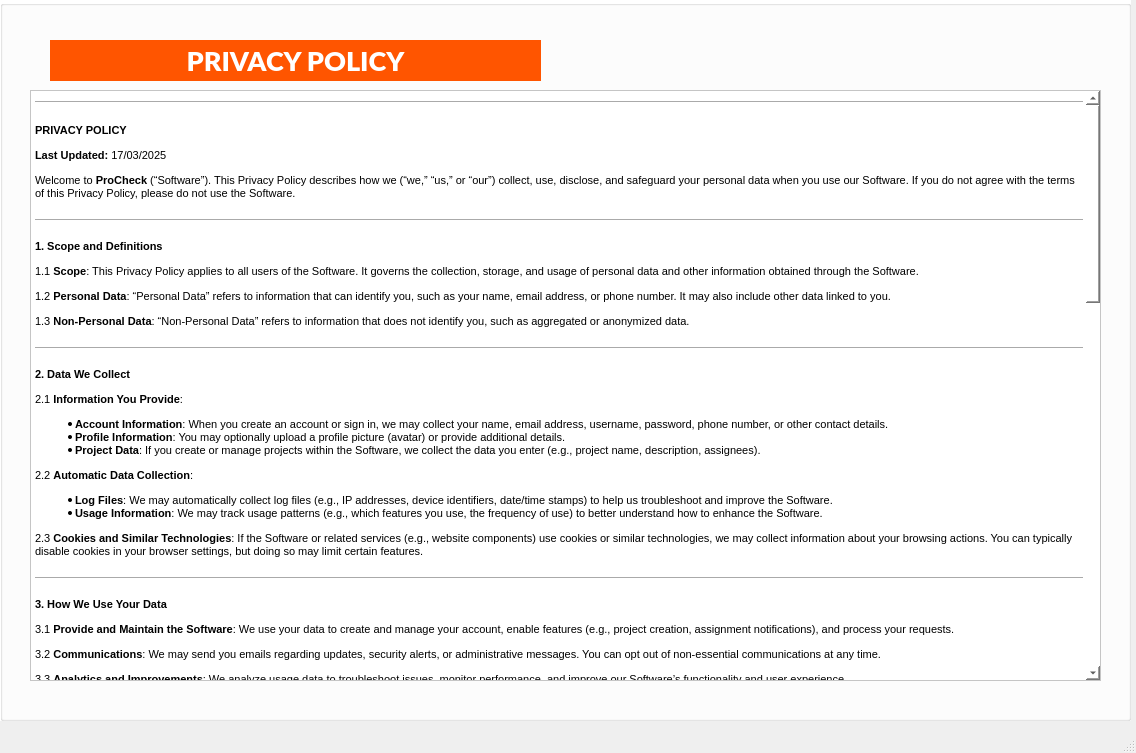
<?xml version="1.0" encoding="UTF-8"?>
<ui version="4.0">
 <class>MainWindow</class>
 <widget class="QMainWindow" name="MainWindow">
  <property name="geometry">
   <rect>
    <x>0</x>
    <y>0</y>
    <width>1136</width>
    <height>753</height>
   </rect>
  </property>
  <property name="windowTitle">
   <string>MainWindow</string>
  </property>
  <widget class="QWidget" name="centralwidget">
   <widget class="QGroupBox" name="groupBox">
    <property name="geometry">
     <rect>
      <x>0</x>
      <y>0</y>
      <width>1131</width>
      <height>721</height>
     </rect>
    </property>
    <property name="font">
     <font>
      <family>Rockwell</family>
      <pointsize>14</pointsize>
      <weight>75</weight>
      <bold>true</bold>
     </font>
    </property>
    <property name="styleSheet">
     <string notr="true">background-color: rgb(255, 255, 255);</string>
    </property>
    <property name="title">
     <string/>
    </property>
    <property name="alignment">
     <set>Qt::AlignCenter</set>
    </property>
    <widget class="QLabel" name="label">
     <property name="geometry">
      <rect>
       <x>50</x>
       <y>40</y>
       <width>491</width>
       <height>41</height>
      </rect>
     </property>
     <property name="font">
      <font>
       <family>Lato Black</family>
       <pointsize>20</pointsize>
       <weight>75</weight>
       <bold>true</bold>
      </font>
     </property>
     <property name="styleSheet">
      <string notr="true">background-color: rgb(0, 170, 255);
background-color: rgb(255, 85, 0);
color: rgb(255, 255, 255);</string>
     </property>
     <property name="text">
      <string>PRIVACY POLICY</string>
     </property>
     <property name="alignment">
      <set>Qt::AlignCenter</set>
     </property>
    </widget>
    <widget class="QTextBrowser" name="textBrowser">
     <property name="geometry">
      <rect>
       <x>30</x>
       <y>90</y>
       <width>1071</width>
       <height>591</height>
      </rect>
     </property>
     <property name="styleSheet">
      <string notr="true">color: rgb(0, 0, 0);</string>
     </property>
     <property name="html">
      <string>&lt;!DOCTYPE HTML PUBLIC &quot;-//W3C//DTD HTML 4.0//EN&quot; &quot;http://www.w3.org/TR/REC-html40/strict.dtd&quot;&gt;
&lt;html&gt;&lt;head&gt;&lt;meta name=&quot;qrichtext&quot; content=&quot;1&quot; /&gt;&lt;style type=&quot;text/css&quot;&gt;
p, li { white-space: pre-wrap; }
&lt;/style&gt;&lt;/head&gt;&lt;body style=&quot; font-family:'MS Shell Dlg 2'; font-size:7.8pt; font-weight:400; font-style:normal;&quot;&gt;
&lt;hr /&gt;
&lt;p style=&quot; margin-top:16px; margin-bottom:12px; margin-left:0px; margin-right:0px; -qt-block-indent:0; text-indent:0px;&quot;&gt;&lt;span style=&quot; font-size:8pt; font-weight:600;&quot;&gt;PRIVACY POLICY&lt;/span&gt;&lt;/p&gt;
&lt;p style=&quot; margin-top:12px; margin-bottom:12px; margin-left:0px; margin-right:0px; -qt-block-indent:0; text-indent:0px;&quot;&gt;&lt;span style=&quot; font-size:8pt; font-weight:600;&quot;&gt;Last Updated:&lt;/span&gt;&lt;span style=&quot; font-size:8pt;&quot;&gt; 17/03/2025&lt;/span&gt;&lt;/p&gt;
&lt;p style=&quot; margin-top:12px; margin-bottom:12px; margin-left:0px; margin-right:0px; -qt-block-indent:0; text-indent:0px;&quot;&gt;&lt;span style=&quot; font-size:8pt;&quot;&gt;Welcome to &lt;/span&gt;&lt;span style=&quot; font-size:8pt; font-weight:600;&quot;&gt;ProCheck&lt;/span&gt;&lt;span style=&quot; font-size:8pt;&quot;&gt; (“Software”). This Privacy Policy describes how we (“we,” “us,” or “our”) collect, use, disclose, and safeguard your personal data when you use our Software. If you do not agree with the terms of this Privacy Policy, please do not use the Software.&lt;/span&gt;&lt;/p&gt;
&lt;hr /&gt;
&lt;p style=&quot; margin-top:14px; margin-bottom:12px; margin-left:0px; margin-right:0px; -qt-block-indent:0; text-indent:0px;&quot;&gt;&lt;span style=&quot; font-size:8pt; font-weight:600;&quot;&gt;1. Scope and Definitions&lt;/span&gt;&lt;/p&gt;
&lt;p style=&quot; margin-top:12px; margin-bottom:12px; margin-left:0px; margin-right:0px; -qt-block-indent:0; text-indent:0px;&quot;&gt;&lt;span style=&quot; font-size:8pt;&quot;&gt;1.1 &lt;/span&gt;&lt;span style=&quot; font-size:8pt; font-weight:600;&quot;&gt;Scope&lt;/span&gt;&lt;span style=&quot; font-size:8pt;&quot;&gt;: This Privacy Policy applies to all users of the Software. It governs the collection, storage, and usage of personal data and other information obtained through the Software.&lt;/span&gt;&lt;/p&gt;
&lt;p style=&quot; margin-top:12px; margin-bottom:12px; margin-left:0px; margin-right:0px; -qt-block-indent:0; text-indent:0px;&quot;&gt;&lt;span style=&quot; font-size:8pt;&quot;&gt;1.2 &lt;/span&gt;&lt;span style=&quot; font-size:8pt; font-weight:600;&quot;&gt;Personal Data&lt;/span&gt;&lt;span style=&quot; font-size:8pt;&quot;&gt;: “Personal Data” refers to information that can identify you, such as your name, email address, or phone number. It may also include other data linked to you.&lt;/span&gt;&lt;/p&gt;
&lt;p style=&quot; margin-top:12px; margin-bottom:12px; margin-left:0px; margin-right:0px; -qt-block-indent:0; text-indent:0px;&quot;&gt;&lt;span style=&quot; font-size:8pt;&quot;&gt;1.3 &lt;/span&gt;&lt;span style=&quot; font-size:8pt; font-weight:600;&quot;&gt;Non-Personal Data&lt;/span&gt;&lt;span style=&quot; font-size:8pt;&quot;&gt;: “Non-Personal Data” refers to information that does not identify you, such as aggregated or anonymized data.&lt;/span&gt;&lt;/p&gt;
&lt;hr /&gt;
&lt;p style=&quot; margin-top:14px; margin-bottom:12px; margin-left:0px; margin-right:0px; -qt-block-indent:0; text-indent:0px;&quot;&gt;&lt;span style=&quot; font-size:8pt; font-weight:600;&quot;&gt;2. Data We Collect&lt;/span&gt;&lt;/p&gt;
&lt;p style=&quot; margin-top:12px; margin-bottom:12px; margin-left:0px; margin-right:0px; -qt-block-indent:0; text-indent:0px;&quot;&gt;&lt;span style=&quot; font-size:8pt;&quot;&gt;2.1 &lt;/span&gt;&lt;span style=&quot; font-size:8pt; font-weight:600;&quot;&gt;Information You Provide&lt;/span&gt;&lt;span style=&quot; font-size:8pt;&quot;&gt;:&lt;/span&gt;&lt;/p&gt;
&lt;ul style=&quot;margin-top: 0px; margin-bottom: 0px; margin-left: 0px; margin-right: 0px; -qt-list-indent: 1;&quot;&gt;&lt;li style=&quot; font-size:8pt;&quot; style=&quot; margin-top:12px; margin-bottom:0px; margin-left:0px; margin-right:0px; -qt-block-indent:0; text-indent:0px;&quot;&gt;&lt;span style=&quot; font-weight:600;&quot;&gt;Account Information&lt;/span&gt;: When you create an account or sign in, we may collect your name, email address, username, password, phone number, or other contact details.&lt;/li&gt;
&lt;li style=&quot; font-size:8pt;&quot; style=&quot; margin-top:0px; margin-bottom:0px; margin-left:0px; margin-right:0px; -qt-block-indent:0; text-indent:0px;&quot;&gt;&lt;span style=&quot; font-weight:600;&quot;&gt;Profile Information&lt;/span&gt;: You may optionally upload a profile picture (avatar) or provide additional details.&lt;/li&gt;
&lt;li style=&quot; font-size:8pt;&quot; style=&quot; margin-top:0px; margin-bottom:12px; margin-left:0px; margin-right:0px; -qt-block-indent:0; text-indent:0px;&quot;&gt;&lt;span style=&quot; font-weight:600;&quot;&gt;Project Data&lt;/span&gt;: If you create or manage projects within the Software, we collect the data you enter (e.g., project name, description, assignees).&lt;/li&gt;&lt;/ul&gt;
&lt;p style=&quot; margin-top:12px; margin-bottom:12px; margin-left:0px; margin-right:0px; -qt-block-indent:0; text-indent:0px;&quot;&gt;&lt;span style=&quot; font-size:8pt;&quot;&gt;2.2 &lt;/span&gt;&lt;span style=&quot; font-size:8pt; font-weight:600;&quot;&gt;Automatic Data Collection&lt;/span&gt;&lt;span style=&quot; font-size:8pt;&quot;&gt;:&lt;/span&gt;&lt;/p&gt;
&lt;ul style=&quot;margin-top: 0px; margin-bottom: 0px; margin-left: 0px; margin-right: 0px; -qt-list-indent: 1;&quot;&gt;&lt;li style=&quot; font-size:8pt;&quot; style=&quot; margin-top:12px; margin-bottom:0px; margin-left:0px; margin-right:0px; -qt-block-indent:0; text-indent:0px;&quot;&gt;&lt;span style=&quot; font-weight:600;&quot;&gt;Log Files&lt;/span&gt;: We may automatically collect log files (e.g., IP addresses, device identifiers, date/time stamps) to help us troubleshoot and improve the Software.&lt;/li&gt;
&lt;li style=&quot; font-size:8pt;&quot; style=&quot; margin-top:0px; margin-bottom:12px; margin-left:0px; margin-right:0px; -qt-block-indent:0; text-indent:0px;&quot;&gt;&lt;span style=&quot; font-weight:600;&quot;&gt;Usage Information&lt;/span&gt;: We may track usage patterns (e.g., which features you use, the frequency of use) to better understand how to enhance the Software.&lt;/li&gt;&lt;/ul&gt;
&lt;p style=&quot; margin-top:12px; margin-bottom:12px; margin-left:0px; margin-right:0px; -qt-block-indent:0; text-indent:0px;&quot;&gt;&lt;span style=&quot; font-size:8pt;&quot;&gt;2.3 &lt;/span&gt;&lt;span style=&quot; font-size:8pt; font-weight:600;&quot;&gt;Cookies and Similar Technologies&lt;/span&gt;&lt;span style=&quot; font-size:8pt;&quot;&gt;: If the Software or related services (e.g., website components) use cookies or similar technologies, we may collect information about your browsing actions. You can typically disable cookies in your browser settings, but doing so may limit certain features.&lt;/span&gt;&lt;/p&gt;
&lt;hr /&gt;
&lt;p style=&quot; margin-top:14px; margin-bottom:12px; margin-left:0px; margin-right:0px; -qt-block-indent:0; text-indent:0px;&quot;&gt;&lt;span style=&quot; font-size:8pt; font-weight:600;&quot;&gt;3. How We Use Your Data&lt;/span&gt;&lt;/p&gt;
&lt;p style=&quot; margin-top:12px; margin-bottom:12px; margin-left:0px; margin-right:0px; -qt-block-indent:0; text-indent:0px;&quot;&gt;&lt;span style=&quot; font-size:8pt;&quot;&gt;3.1 &lt;/span&gt;&lt;span style=&quot; font-size:8pt; font-weight:600;&quot;&gt;Provide and Maintain the Software&lt;/span&gt;&lt;span style=&quot; font-size:8pt;&quot;&gt;: We use your data to create and manage your account, enable features (e.g., project creation, assignment notifications), and process your requests.&lt;/span&gt;&lt;/p&gt;
&lt;p style=&quot; margin-top:12px; margin-bottom:12px; margin-left:0px; margin-right:0px; -qt-block-indent:0; text-indent:0px;&quot;&gt;&lt;span style=&quot; font-size:8pt;&quot;&gt;3.2 &lt;/span&gt;&lt;span style=&quot; font-size:8pt; font-weight:600;&quot;&gt;Communications&lt;/span&gt;&lt;span style=&quot; font-size:8pt;&quot;&gt;: We may send you emails regarding updates, security alerts, or administrative messages. You can opt out of non-essential communications at any time.&lt;/span&gt;&lt;/p&gt;
&lt;p style=&quot; margin-top:12px; margin-bottom:12px; margin-left:0px; margin-right:0px; -qt-block-indent:0; text-indent:0px;&quot;&gt;&lt;span style=&quot; font-size:8pt;&quot;&gt;3.3 &lt;/span&gt;&lt;span style=&quot; font-size:8pt; font-weight:600;&quot;&gt;Analytics and Improvements&lt;/span&gt;&lt;span style=&quot; font-size:8pt;&quot;&gt;: We analyze usage data to troubleshoot issues, monitor performance, and improve our Software’s functionality and user experience.&lt;/span&gt;&lt;/p&gt;
&lt;p style=&quot; margin-top:12px; margin-bottom:12px; margin-left:0px; margin-right:0px; -qt-block-indent:0; text-indent:0px;&quot;&gt;&lt;span style=&quot; font-size:8pt;&quot;&gt;3.4 &lt;/span&gt;&lt;span style=&quot; font-size:8pt; font-weight:600;&quot;&gt;Legal Compliance&lt;/span&gt;&lt;span style=&quot; font-size:8pt;&quot;&gt;: We may use or disclose your data if required by law, court order, or when necessary to protect our rights or the rights of others.&lt;/span&gt;&lt;/p&gt;
&lt;hr /&gt;
&lt;p style=&quot; margin-top:14px; margin-bottom:12px; margin-left:0px; margin-right:0px; -qt-block-indent:0; text-indent:0px;&quot;&gt;&lt;span style=&quot; font-size:8pt; font-weight:600;&quot;&gt;4. How We Share Your Data&lt;/span&gt;&lt;/p&gt;
&lt;p style=&quot; margin-top:12px; margin-bottom:12px; margin-left:0px; margin-right:0px; -qt-block-indent:0; text-indent:0px;&quot;&gt;&lt;span style=&quot; font-size:8pt;&quot;&gt;4.1 &lt;/span&gt;&lt;span style=&quot; font-size:8pt; font-weight:600;&quot;&gt;With Service Providers&lt;/span&gt;&lt;span style=&quot; font-size:8pt;&quot;&gt;: We may share data with third-party vendors who help us operate the Software (e.g., cloud hosting, email delivery, analytics). These vendors are contractually obligated to handle data securely and only for our authorized purposes.&lt;/span&gt;&lt;/p&gt;
&lt;p style=&quot; margin-top:12px; margin-bottom:12px; margin-left:0px; margin-right:0px; -qt-block-indent:0; text-indent:0px;&quot;&gt;&lt;span style=&quot; font-size:8pt;&quot;&gt;4.2 &lt;/span&gt;&lt;span style=&quot; font-size:8pt; font-weight:600;&quot;&gt;Business Transfers&lt;/span&gt;&lt;span style=&quot; font-size:8pt;&quot;&gt;: If we merge, acquire, or sell assets, your data may be transferred to the new entity, subject to the same privacy commitments.&lt;/span&gt;&lt;/p&gt;
&lt;p style=&quot; margin-top:12px; margin-bottom:12px; margin-left:0px; margin-right:0px; -qt-block-indent:0; text-indent:0px;&quot;&gt;&lt;span style=&quot; font-size:8pt;&quot;&gt;4.3 &lt;/span&gt;&lt;span style=&quot; font-size:8pt; font-weight:600;&quot;&gt;Legal Obligations&lt;/span&gt;&lt;span style=&quot; font-size:8pt;&quot;&gt;: We may disclose data to law enforcement or government agencies if required by law or if necessary to protect our rights, safety, or property.&lt;/span&gt;&lt;/p&gt;
&lt;p style=&quot; margin-top:12px; margin-bottom:12px; margin-left:0px; margin-right:0px; -qt-block-indent:0; text-indent:0px;&quot;&gt;&lt;span style=&quot; font-size:8pt;&quot;&gt;4.4 &lt;/span&gt;&lt;span style=&quot; font-size:8pt; font-weight:600;&quot;&gt;Consent&lt;/span&gt;&lt;span style=&quot; font-size:8pt;&quot;&gt;: We may share your data for other purposes with your explicit consent.&lt;/span&gt;&lt;/p&gt;
&lt;hr /&gt;
&lt;p style=&quot; margin-top:14px; margin-bottom:12px; margin-left:0px; margin-right:0px; -qt-block-indent:0; text-indent:0px;&quot;&gt;&lt;span style=&quot; font-size:8pt; font-weight:600;&quot;&gt;5. Data Retention&lt;/span&gt;&lt;/p&gt;
&lt;p style=&quot; margin-top:12px; margin-bottom:12px; margin-left:0px; margin-right:0px; -qt-block-indent:0; text-indent:0px;&quot;&gt;&lt;span style=&quot; font-size:8pt;&quot;&gt;We retain your Personal Data only as long as necessary to fulfill the purposes outlined in this Privacy Policy, or as required by law (e.g., for tax, legal, or accounting reasons). Once the data is no longer needed, we will securely delete or anonymize it.&lt;/span&gt;&lt;/p&gt;
&lt;hr /&gt;
&lt;p style=&quot; margin-top:14px; margin-bottom:12px; margin-left:0px; margin-right:0px; -qt-block-indent:0; text-indent:0px;&quot;&gt;&lt;span style=&quot; font-size:8pt; font-weight:600;&quot;&gt;6. Data Security&lt;/span&gt;&lt;/p&gt;
&lt;p style=&quot; margin-top:12px; margin-bottom:12px; margin-left:0px; margin-right:0px; -qt-block-indent:0; text-indent:0px;&quot;&gt;&lt;span style=&quot; font-size:8pt;&quot;&gt;6.1 &lt;/span&gt;&lt;span style=&quot; font-size:8pt; font-weight:600;&quot;&gt;Security Measures&lt;/span&gt;&lt;span style=&quot; font-size:8pt;&quot;&gt;: We employ reasonable security measures (e.g., encryption, secure servers, access controls) to protect your data against unauthorized access, alteration, or destruction.&lt;/span&gt;&lt;/p&gt;
&lt;p style=&quot; margin-top:12px; margin-bottom:12px; margin-left:0px; margin-right:0px; -qt-block-indent:0; text-indent:0px;&quot;&gt;&lt;span style=&quot; font-size:8pt;&quot;&gt;6.2 &lt;/span&gt;&lt;span style=&quot; font-size:8pt; font-weight:600;&quot;&gt;No Absolute Guarantee&lt;/span&gt;&lt;span style=&quot; font-size:8pt;&quot;&gt;: While we strive to protect your data, no security system is foolproof. We cannot guarantee absolute security of your information.&lt;/span&gt;&lt;/p&gt;
&lt;hr /&gt;
&lt;p style=&quot; margin-top:14px; margin-bottom:12px; margin-left:0px; margin-right:0px; -qt-block-indent:0; text-indent:0px;&quot;&gt;&lt;span style=&quot; font-size:8pt; font-weight:600;&quot;&gt;7. Your Choices and Rights&lt;/span&gt;&lt;/p&gt;
&lt;p style=&quot; margin-top:12px; margin-bottom:12px; margin-left:0px; margin-right:0px; -qt-block-indent:0; text-indent:0px;&quot;&gt;&lt;span style=&quot; font-size:8pt;&quot;&gt;7.1 &lt;/span&gt;&lt;span style=&quot; font-size:8pt; font-weight:600;&quot;&gt;Access and Correction&lt;/span&gt;&lt;span style=&quot; font-size:8pt;&quot;&gt;: You can access or update your account information (e.g., username, email) at any time in your account settings. If you need assistance, contact us.&lt;/span&gt;&lt;/p&gt;
&lt;p style=&quot; margin-top:12px; margin-bottom:12px; margin-left:0px; margin-right:0px; -qt-block-indent:0; text-indent:0px;&quot;&gt;&lt;span style=&quot; font-size:8pt;&quot;&gt;7.2 &lt;/span&gt;&lt;span style=&quot; font-size:8pt; font-weight:600;&quot;&gt;Deletion&lt;/span&gt;&lt;span style=&quot; font-size:8pt;&quot;&gt;: You may request the deletion of your account or personal data. We will fulfill such requests unless we are required to retain data for legal or legitimate business purposes.&lt;/span&gt;&lt;/p&gt;
&lt;p style=&quot; margin-top:12px; margin-bottom:12px; margin-left:0px; margin-right:0px; -qt-block-indent:0; text-indent:0px;&quot;&gt;&lt;span style=&quot; font-size:8pt;&quot;&gt;7.3 &lt;/span&gt;&lt;span style=&quot; font-size:8pt; font-weight:600;&quot;&gt;Marketing Communications&lt;/span&gt;&lt;span style=&quot; font-size:8pt;&quot;&gt;: You can opt out of marketing emails by following the unsubscribe link in each email. However, we may still send essential or transactional messages (e.g., security notices).&lt;/span&gt;&lt;/p&gt;
&lt;p style=&quot; margin-top:12px; margin-bottom:12px; margin-left:0px; margin-right:0px; -qt-block-indent:0; text-indent:0px;&quot;&gt;&lt;span style=&quot; font-size:8pt;&quot;&gt;7.4 &lt;/span&gt;&lt;span style=&quot; font-size:8pt; font-weight:600;&quot;&gt;Cookies&lt;/span&gt;&lt;span style=&quot; font-size:8pt;&quot;&gt;: You can disable cookies in your browser settings, though some features of the Software may not function properly.&lt;/span&gt;&lt;/p&gt;
&lt;hr /&gt;
&lt;p style=&quot; margin-top:14px; margin-bottom:12px; margin-left:0px; margin-right:0px; -qt-block-indent:0; text-indent:0px;&quot;&gt;&lt;span style=&quot; font-size:8pt; font-weight:600;&quot;&gt;8. Children’s Privacy&lt;/span&gt;&lt;/p&gt;
&lt;p style=&quot; margin-top:12px; margin-bottom:12px; margin-left:0px; margin-right:0px; -qt-block-indent:0; text-indent:0px;&quot;&gt;&lt;span style=&quot; font-size:8pt;&quot;&gt;Our Software is not intended for children under the age of [13/16/18 - choose the age relevant to your region]. We do not knowingly collect Personal Data from children without parental consent. If you believe we have collected data from a child without appropriate consent, please contact us to have it removed.&lt;/span&gt;&lt;/p&gt;
&lt;hr /&gt;
&lt;p style=&quot; margin-top:14px; margin-bottom:12px; margin-left:0px; margin-right:0px; -qt-block-indent:0; text-indent:0px;&quot;&gt;&lt;span style=&quot; font-size:8pt; font-weight:600;&quot;&gt;9. International Data Transfers&lt;/span&gt;&lt;/p&gt;
&lt;p style=&quot; margin-top:12px; margin-bottom:12px; margin-left:0px; margin-right:0px; -qt-block-indent:0; text-indent:0px;&quot;&gt;&lt;span style=&quot; font-size:8pt;&quot;&gt;Your data may be transferred to and processed in countries other than your own. These countries may have different data protection laws. We take steps to ensure your data is treated securely and in accordance with this Privacy Policy.&lt;/span&gt;&lt;/p&gt;
&lt;hr /&gt;
&lt;p style=&quot; margin-top:14px; margin-bottom:12px; margin-left:0px; margin-right:0px; -qt-block-indent:0; text-indent:0px;&quot;&gt;&lt;span style=&quot; font-size:8pt; font-weight:600;&quot;&gt;10. Third-Party Links&lt;/span&gt;&lt;/p&gt;
&lt;p style=&quot; margin-top:12px; margin-bottom:12px; margin-left:0px; margin-right:0px; -qt-block-indent:0; text-indent:0px;&quot;&gt;&lt;span style=&quot; font-size:8pt;&quot;&gt;Our Software may contain links to third-party websites or services that we do not control. We are not responsible for the privacy practices of those third parties. We encourage you to review the privacy policies of any site you visit.&lt;/span&gt;&lt;/p&gt;
&lt;hr /&gt;
&lt;p style=&quot; margin-top:14px; margin-bottom:12px; margin-left:0px; margin-right:0px; -qt-block-indent:0; text-indent:0px;&quot;&gt;&lt;span style=&quot; font-size:8pt; font-weight:600;&quot;&gt;11. Changes to This Privacy Policy&lt;/span&gt;&lt;/p&gt;
&lt;p style=&quot; margin-top:12px; margin-bottom:12px; margin-left:0px; margin-right:0px; -qt-block-indent:0; text-indent:0px;&quot;&gt;&lt;span style=&quot; font-size:8pt;&quot;&gt;We may update this Privacy Policy from time to time. We will post any changes on this page and update the “Last Updated” date. Your continued use of the Software after any changes indicates your acceptance of the revised Privacy Policy.&lt;/span&gt;&lt;/p&gt;
&lt;hr /&gt;
&lt;p style=&quot; margin-top:14px; margin-bottom:12px; margin-left:0px; margin-right:0px; -qt-block-indent:0; text-indent:0px;&quot;&gt;&lt;span style=&quot; font-size:8pt; font-weight:600;&quot;&gt;12. Contact Us&lt;/span&gt;&lt;/p&gt;
&lt;p style=&quot; margin-top:12px; margin-bottom:12px; margin-left:0px; margin-right:0px; -qt-block-indent:0; text-indent:0px;&quot;&gt;&lt;span style=&quot; font-size:8pt;&quot;&gt;If you have questions or concerns about this Privacy Policy or our data practices, please contact us at:&lt;/span&gt;&lt;/p&gt;
&lt;ul style=&quot;margin-top: 0px; margin-bottom: 0px; margin-left: 0px; margin-right: 0px; -qt-list-indent: 1;&quot;&gt;&lt;li style=&quot; font-size:8pt;&quot; style=&quot; margin-top:12px; margin-bottom:0px; margin-left:0px; margin-right:0px; -qt-block-indent:0; text-indent:0px;&quot;&gt;&lt;span style=&quot; font-weight:600;&quot;&gt;Email&lt;/span&gt;: &lt;a href=&quot;mailto:procheckapp@gmail.com&quot;&gt;&lt;span style=&quot; text-decoration: underline; color:#0000ff;&quot;&gt;procheckapp@gmail.com&lt;/span&gt;&lt;/a&gt;&lt;/li&gt;
&lt;li style=&quot; font-size:8pt;&quot; style=&quot; margin-top:0px; margin-bottom:12px; margin-left:0px; margin-right:0px; -qt-block-indent:0; text-indent:0px;&quot;&gt;&lt;span style=&quot; font-weight:600;&quot;&gt;Address&lt;/span&gt;: Ho Chi Minh City, Vietnam.&lt;/li&gt;&lt;/ul&gt;
&lt;hr /&gt;
&lt;p style=&quot; margin-top:12px; margin-bottom:12px; margin-left:0px; margin-right:0px; -qt-block-indent:0; text-indent:0px;&quot;&gt;&lt;span style=&quot; font-size:8pt;&quot;&gt;By using &lt;/span&gt;&lt;span style=&quot; font-size:8pt; font-weight:600;&quot;&gt;ProCheck&lt;/span&gt;&lt;span style=&quot; font-size:8pt;&quot;&gt;, you acknowledge that you have read, understood, and agree to this Privacy Policy. If you do not agree, you should discontinue using the Software immediately.&lt;/span&gt;&lt;/p&gt;&lt;/body&gt;&lt;/html&gt;</string>
     </property>
    </widget>
   </widget>
  </widget>
  <widget class="QMenuBar" name="menubar">
   <property name="geometry">
    <rect>
     <x>0</x>
     <y>0</y>
     <width>1136</width>
     <height>26</height>
    </rect>
   </property>
  </widget>
  <widget class="QStatusBar" name="statusbar"/>
 </widget>
 <resources/>
 <connections/>
</ui>
